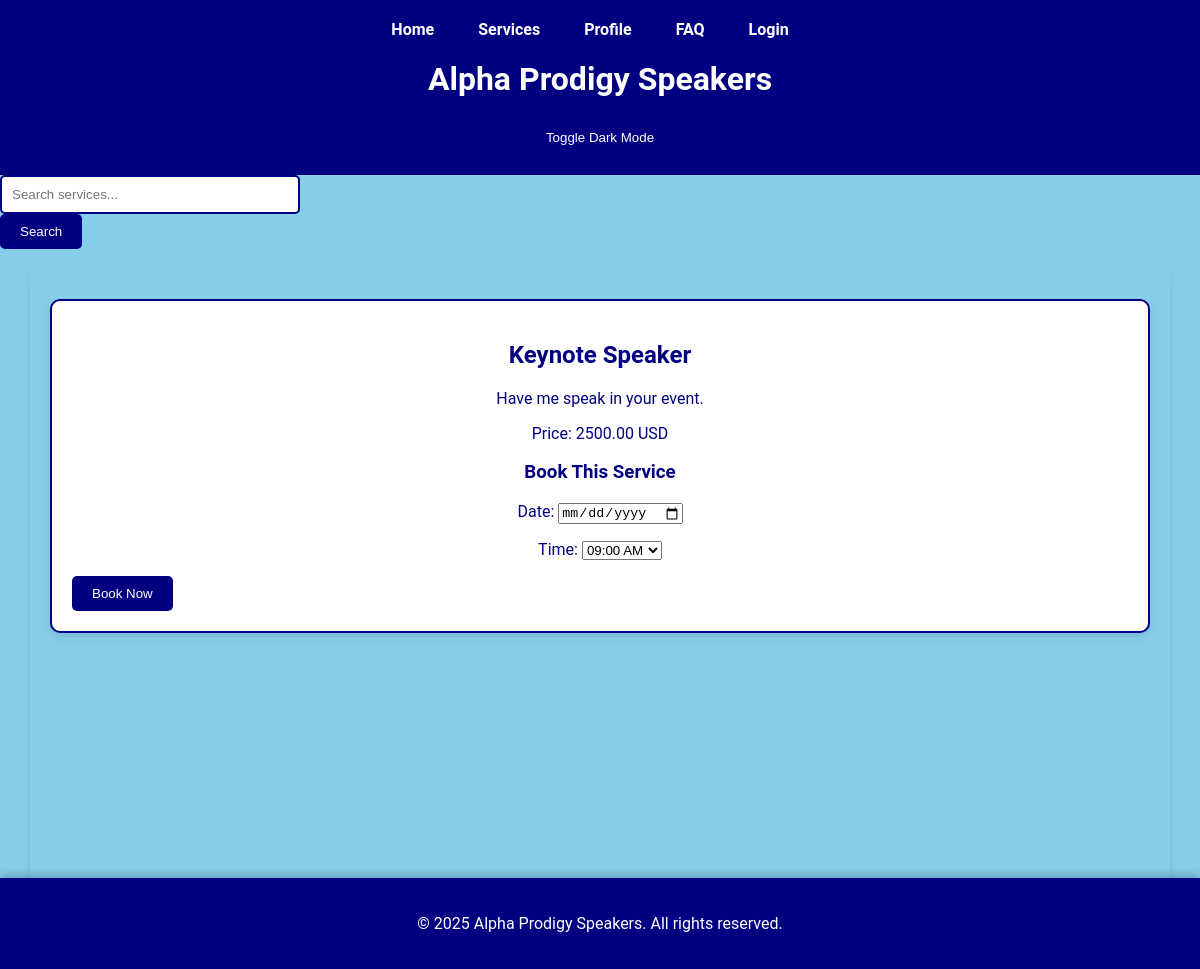
The app's page /speakers/services/4/ with its own data.
### speakers/models.py (models this page shows, shortened)
class Service(models.Model):
    name = models.CharField(max_length=100)
    description = models.TextField()
    price = models.DecimalField(max_digits=10, decimal_places=2)
    class Meta:
        ordering = ['name']  # Order by name by default

### speakers/views.py (the view)
# urls.py: path('services/<int:service_id>/', views.service_detail_view, name='service_detail'),
def service_detail_view(request, service_id):
    service = get_object_or_404(Service, id=service_id)
    if request.method == 'POST':
        form = BookingForm(request.POST)
        if form.is_valid():
            booking = form.save(commit=False)
            booking.user = request.user
            booking.service = service
            booking.save()
            send_mail(
                'Booking Confirmation',
                f'Thank you for booking {service.name}. Your booking is confirmed for {booking.date} at {booking.time}.',
                'annetdaisymm@gmail.com',
                [request.user.email],
                fail_silently=False,
            )
            return redirect('payment', booking_id=booking.id)
    else:
        form = BookingForm()
    return render(request, 'service_detail.html', {'service': service, 'form': form})

### speakers/forms.py
class BookingForm(forms.ModelForm):
    DATE_INPUT_FORMATS = ['%Y-%m-%d']
    TIME_SLOTS = [
        ('09:00', '09:00 AM'),
        ('10:00', '10:00 AM'),
        ('11:00', '11:00 AM'),
        ('12:00', '12:00 PM'),
        ('13:00', '01:00 PM'),
        ('14:00', '02:00 PM'),
        ('15:00', '03:00 PM'),
        ('16:00', '04:00 PM'),
        ('17:00', '05:00 PM'),
    ]
    date = forms.DateField(
        widget=forms.DateInput(attrs={'type': 'date'}),
        input_formats=DATE_INPUT_FORMATS,
        error_messages={'required': 'Please select a date for the booking.'}
    )
    time = forms.ChoiceField(choices=TIME_SLOTS, error_messages={'required': 'Please select a time slot for the booking.'})
    class Meta:
        model = Booking
        fields = ['date', 'time']
        error_messages = {
            'date': {
                'invalid': 'Enter a valid date in YYYY-MM-DD format.'
            },
            'time': {
                'invalid_choice': 'Select a valid time slot.'
            }
        }

### templates/htmls/service_detail.html (shortened to what this page needs)
{% extends 'base.html' %}
{% block content %}
<section id="service-detail">
    <h2>{{ service.name }}</h2>
    <p>{{ service.description }}</p>
    <p>Price: {{ service.price }} USD</p>
    <h3>Book This Service</h3>
    <form method="post">
        {{ form.as_p }}
        <button type="submit" class="btn">Book Now</button>
    </form>
</section>
{% endblock %}

### static/styles.css (style rules this page uses)
body { font-family: 'Roboto', sans-serif; background-color: skyblue; margin: 0; padding: 0; }
section { background-color: white; border: 2px solid navy; border-radius: 10px; padding: 20px; margin-bottom: 20px; margin-top: 10px; box-shadow: 0 4px 8px rgba(0, 0, 0, 0.1); transition: transform 0.2s; width: 100%; box-sizing: border-box; }
button[type="submit"], .btn { display: inline-block; padding: 10px 20px; background-color: navy; color: white; text-decoration: none; border-radius: 5px; border: none; cursor: pointer; transition: background-color 0.3s, transform 0.3s; }
input[type="submit"], button[type="submit"] { display: inline-block; padding: 10px 20px; background-color: navy; color: white; text-decoration: none; border-radius: 5px; border: none; cursor: pointer; transition: background-color 0.3s, transform 0.3s; }
p, h1, h2, h3, a { color: navy; text-align: center; }

### records on screen
Service: name "Keynote Speaker", description "Have me speak in your event.", price "2500.00"
